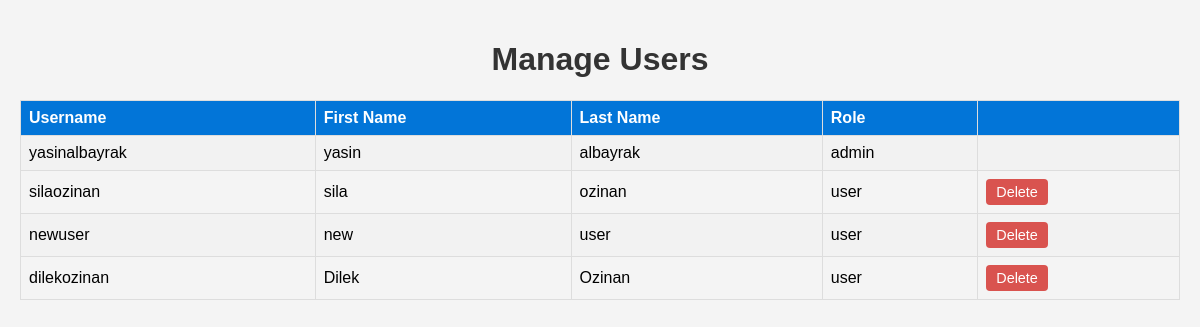
Page /manage-users/ (signed in) on the earlier database version.
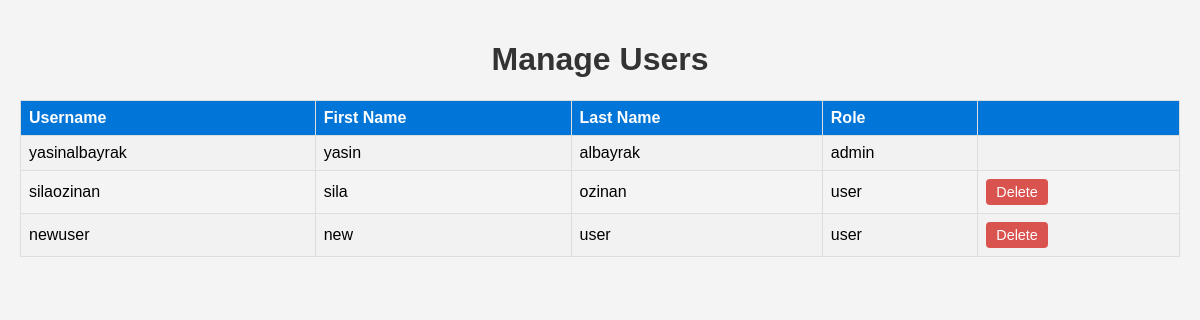
Same page on the later database version.
### russianNews/models.py (models this page shows, shortened)
class User(AbstractBaseUser, PermissionsMixin):
    ADMIN = 'admin'
    USER = 'user'
    ROLE_CHOICES = [
        (ADMIN, 'Admin'),
        (USER, 'User'),
    ]
    firstname = models.CharField(max_length=100)
    lastname = models.CharField(max_length=100)
    username = models.CharField(max_length=100, unique=True)
    password = models.CharField(max_length=100)
    role = models.CharField(max_length=10, choices=ROLE_CHOICES, default=USER)
    is_active = models.BooleanField(default=True)
    is_staff = models.BooleanField(default=False)
    objects = UserManager()
    USERNAME_FIELD = 'username'
    REQUIRED_FIELDS = []
    groups = models.ManyToManyField(
        'auth.Group',
        verbose_name='groups',
        blank=True,
        related_name="user_set_custom",  # Custom related_name
        help_text='The groups this user belongs to. A user will get all permissions granted to each of their groups.',
    )
    user_permissions = models.ManyToManyField(
        'auth.Permission',
        verbose_name='user permissions',
        blank=True,
        related_name="user_set_custom",  # Custom related_name
        help_text='Specific permissions for this user.',
    )
    class Meta:
        verbose_name = 'user'
        verbose_name_plural = 'users'

### russianNews/views.py (the view, shortened to what this page needs)
# urls.py: path('manage-users/', views.manage_users, name='manage_users'),
@login_required
@user_passes_test(lambda u: u.is_staff)
def manage_users(request):
    users = User.objects.all()
    return render(request, 'manage_users.html', {'users': users})

### russianNews/templates/manage_users.html (shortened to what this page needs)
{% load i18n %}
<!DOCTYPE html>
<html lang="en">
<head>
</head>
<body>
    <h1>{% trans 'Manage Users' %} </h1>
    <table>
        <tr>
            <th>{% trans 'Username' %} </th>
            <th>{% trans 'First Name' %}</th>
            <th>{% trans 'Last Name' %}</th>
            <th>{% trans 'Role' %}</th>
            <th></th>
        </tr>
        {% for user in users %}
        <tr>
            <td>{{ user.username }}</td>
            <td>{{ user.firstname }}</td>
            <td>{{ user.lastname }}</td>
            <td>{{ user.role }}</td>
            <td>
                {% if user.role == "user" %}
                    <form method="post" class="form-delete">
                        <button type="submit" name="delete_user" value="{{ user.id }}">{% trans 'Delete' %}</button>
                    </form>
                {% endif %}
            </td>
        </tr>
        {% endfor %}
    </table>
</body>
</html>

### russianNews/templates/manage_users.html (style rules this page uses)
body { font-family: Arial, sans-serif; background-color: #f4f4f4; margin: 0; padding: 20px; }
h1 { color: #333; text-align: center; }
table { width: 100%; border-collapse: collapse; margin-top: 20px; }
th, td { border: 1px solid #ddd; padding: 8px; text-align: left; }
th { background-color: #0275d8; color: white; }
tr:nth-child(even) { background-color: #f2f2f2; }
button { background-color: #d9534f; color: white; border: none; padding: 5px 10px; cursor: pointer; border-radius: 4px; font-size: 0.9em; }
.form-delete { margin: 0; }

Differences in the rows shown:
removed User: username "dilekozinan", firstname "Dilek", lastname "Ozinan", role "user", {{ user.id }} 15 (drawn)
